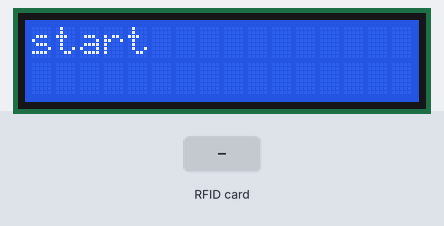
Bench run of a program on a simulated ESP32 board running MicroPython. Shown: 16×2 character LCD. The inputs (shaded band) are chosen by the test bench. The interpreter's speed is modelled, so counts of loop turns are approximate; library files of the repository ran but are not shown: mfrc522_read.py, lcd_api.py, i2c_lcd.py; what the program prints to the serial console is not drawn.

Above: at 0.2 s.
1.4 s: RFID card 5E 7A 19 C4 held to the reader
At 2.5 s:
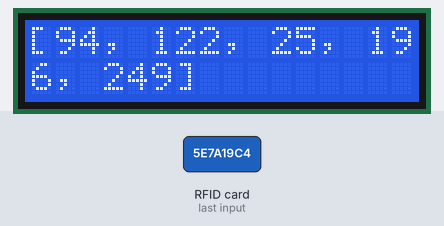
At 4.4 s:
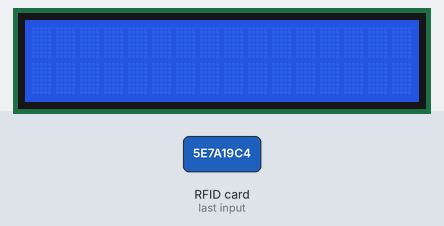
Timing chart, 0 to 5.9 s (numbered marks = the images above; inputs shaded):
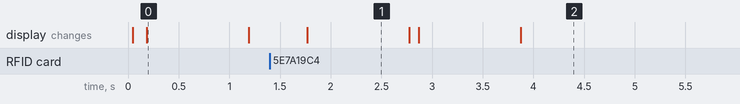

The program:

main.py
```python
import mfrc522_read
import machine
from machine import Pin, SoftI2C
from lcd_api import LcdApi
from i2c_lcd import I2cLcd
from time import sleep

# lcd setting
sdaPIN=machine.Pin(21)
sclPIN=machine.Pin(22)
I2C_ADDR = 0x3f
totalRows = 2
totalColumns = 16


if __name__ == '__main__':

    i2c = SoftI2C(scl=Pin(22), sda=Pin(21), freq=10000)
    lcd = I2cLcd(i2c, I2C_ADDR, totalRows, totalColumns)
    while True:
        lcd.putstr("start")
        sleep(1)
        lcd.clear()
        uid = mfrc522_read.do_read()
        print('get uid')

        lcd.putstr(str(uid))
        sleep(1)
        lcd.clear()
```

Measured:
- after the input at 1.4 s, the display: changes after 0.37 s (image 1)
- what the display in image 0 shows lasts 1.0 s, from 0.2 s to 1.2 s
